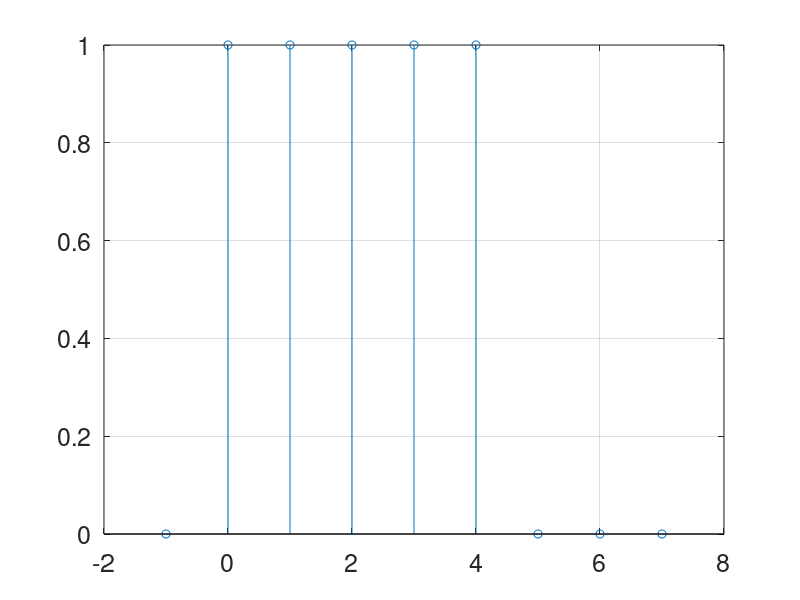

Reproduce this figure in MATLAB. (Note: this script raises an error after producing the figure.)
% tp1 - ej6b - 3b

n = -1:7
x_n = zeros(size(n))
signal = (n >= 0 & n <= 4)
x_n(signal) = 1
stem(n,x_n)

grid on
hold on
set(gca, 'FontSize', 18);

n = -1:7
x_n = zeros(size(m))
signal = (n*2 >= 0 & n*2 <= 4)
x_n(signal) = 1
stem(n,x_n)
